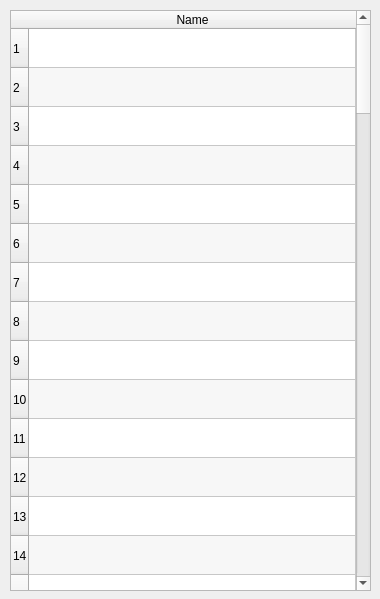
<?xml version="1.0" encoding="UTF-8"?>
<ui version="4.0">
 <class>Dialog</class>
 <widget class="QDialog" name="Dialog">
  <property name="geometry">
   <rect>
    <x>0</x>
    <y>0</y>
    <width>380</width>
    <height>599</height>
   </rect>
  </property>
  <property name="windowTitle">
   <string>List AzPmax</string>
  </property>
  <property name="windowIcon">
   <iconset>
    <normaloff>icon.ico</normaloff>icon.ico</iconset>
  </property>
  <widget class="QTableWidget" name="tableWidget">
   <property name="geometry">
    <rect>
     <x>10</x>
     <y>10</y>
     <width>361</width>
     <height>581</height>
    </rect>
   </property>
   <property name="autoScroll">
    <bool>true</bool>
   </property>
   <property name="tabKeyNavigation">
    <bool>true</bool>
   </property>
   <property name="showDropIndicator" stdset="0">
    <bool>true</bool>
   </property>
   <property name="dragEnabled">
    <bool>false</bool>
   </property>
   <property name="alternatingRowColors">
    <bool>true</bool>
   </property>
   <property name="showGrid">
    <bool>true</bool>
   </property>
   <property name="gridStyle">
    <enum>Qt::SolidLine</enum>
   </property>
   <property name="sortingEnabled">
    <bool>false</bool>
   </property>
   <property name="wordWrap">
    <bool>true</bool>
   </property>
   <property name="cornerButtonEnabled">
    <bool>true</bool>
   </property>
   <property name="rowCount">
    <number>87</number>
   </property>
   <attribute name="horizontalHeaderVisible">
    <bool>true</bool>
   </attribute>
   <attribute name="horizontalHeaderCascadingSectionResizes">
    <bool>false</bool>
   </attribute>
   <attribute name="horizontalHeaderMinimumSectionSize">
    <number>48</number>
   </attribute>
   <attribute name="horizontalHeaderHighlightSections">
    <bool>true</bool>
   </attribute>
   <attribute name="horizontalHeaderShowSortIndicator" stdset="0">
    <bool>false</bool>
   </attribute>
   <attribute name="horizontalHeaderStretchLastSection">
    <bool>true</bool>
   </attribute>
   <attribute name="verticalHeaderVisible">
    <bool>true</bool>
   </attribute>
   <attribute name="verticalHeaderCascadingSectionResizes">
    <bool>false</bool>
   </attribute>
   <attribute name="verticalHeaderMinimumSectionSize">
    <number>37</number>
   </attribute>
   <attribute name="verticalHeaderDefaultSectionSize">
    <number>39</number>
   </attribute>
   <attribute name="verticalHeaderHighlightSections">
    <bool>true</bool>
   </attribute>
   <attribute name="verticalHeaderShowSortIndicator" stdset="0">
    <bool>false</bool>
   </attribute>
   <attribute name="verticalHeaderStretchLastSection">
    <bool>false</bool>
   </attribute>
   <row/>
   <row/>
   <row/>
   <row/>
   <row/>
   <row/>
   <row/>
   <row/>
   <row/>
   <row/>
   <row/>
   <row/>
   <row/>
   <row/>
   <row/>
   <row/>
   <row/>
   <row/>
   <row/>
   <row/>
   <row/>
   <row/>
   <row/>
   <row/>
   <row/>
   <row/>
   <row/>
   <row/>
   <row/>
   <row/>
   <row/>
   <row/>
   <row/>
   <row/>
   <row/>
   <row/>
   <row/>
   <row/>
   <row/>
   <row/>
   <row/>
   <row/>
   <row/>
   <row/>
   <row/>
   <row/>
   <row/>
   <row/>
   <row/>
   <row/>
   <row/>
   <row/>
   <row/>
   <row/>
   <row/>
   <row/>
   <row/>
   <row/>
   <row/>
   <row/>
   <row/>
   <row/>
   <row/>
   <row/>
   <row/>
   <row/>
   <row/>
   <row/>
   <row/>
   <row/>
   <row/>
   <row/>
   <row/>
   <row/>
   <row/>
   <row/>
   <row/>
   <row/>
   <row/>
   <row/>
   <row/>
   <row/>
   <row/>
   <row/>
   <row/>
   <row/>
   <row/>
   <column>
    <property name="text">
     <string>Name</string>
    </property>
    <property name="background">
     <color>
      <red>253</red>
      <green>134</green>
      <blue>125</blue>
     </color>
    </property>
   </column>
   <item row="0" column="0">
    <property name="text">
     <string> </string>
    </property>
   </item>
   <item row="1" column="0">
    <property name="text">
     <string/>
    </property>
   </item>
   <item row="2" column="0">
    <property name="text">
     <string/>
    </property>
   </item>
   <item row="3" column="0">
    <property name="text">
     <string/>
    </property>
   </item>
   <item row="4" column="0">
    <property name="text">
     <string/>
    </property>
   </item>
   <item row="5" column="0">
    <property name="text">
     <string/>
    </property>
   </item>
   <item row="6" column="0">
    <property name="text">
     <string/>
    </property>
   </item>
   <item row="7" column="0">
    <property name="text">
     <string/>
    </property>
   </item>
   <item row="8" column="0">
    <property name="text">
     <string/>
    </property>
   </item>
   <item row="9" column="0">
    <property name="text">
     <string/>
    </property>
   </item>
   <item row="10" column="0">
    <property name="text">
     <string/>
    </property>
   </item>
   <item row="11" column="0">
    <property name="text">
     <string/>
    </property>
   </item>
   <item row="12" column="0">
    <property name="text">
     <string/>
    </property>
   </item>
   <item row="13" column="0">
    <property name="text">
     <string/>
    </property>
   </item>
   <item row="14" column="0">
    <property name="text">
     <string/>
    </property>
   </item>
   <item row="15" column="0">
    <property name="text">
     <string/>
    </property>
   </item>
   <item row="16" column="0">
    <property name="text">
     <string/>
    </property>
   </item>
   <item row="17" column="0">
    <property name="text">
     <string/>
    </property>
   </item>
   <item row="18" column="0">
    <property name="text">
     <string/>
    </property>
   </item>
   <item row="19" column="0">
    <property name="text">
     <string/>
    </property>
   </item>
   <item row="20" column="0">
    <property name="text">
     <string/>
    </property>
   </item>
   <item row="21" column="0">
    <property name="text">
     <string/>
    </property>
   </item>
   <item row="22" column="0">
    <property name="text">
     <string/>
    </property>
   </item>
   <item row="23" column="0">
    <property name="text">
     <string/>
    </property>
   </item>
   <item row="24" column="0">
    <property name="text">
     <string/>
    </property>
   </item>
   <item row="25" column="0">
    <property name="text">
     <string/>
    </property>
   </item>
   <item row="26" column="0">
    <property name="text">
     <string/>
    </property>
   </item>
   <item row="27" column="0">
    <property name="text">
     <string/>
    </property>
   </item>
   <item row="28" column="0">
    <property name="text">
     <string/>
    </property>
   </item>
   <item row="29" column="0">
    <property name="text">
     <string/>
    </property>
   </item>
   <item row="30" column="0">
    <property name="text">
     <string/>
    </property>
   </item>
   <item row="31" column="0">
    <property name="text">
     <string/>
    </property>
   </item>
   <item row="32" column="0">
    <property name="text">
     <string/>
    </property>
   </item>
   <item row="33" column="0">
    <property name="text">
     <string/>
    </property>
   </item>
   <item row="34" column="0">
    <property name="text">
     <string/>
    </property>
   </item>
   <item row="35" column="0">
    <property name="text">
     <string/>
    </property>
   </item>
   <item row="36" column="0">
    <property name="text">
     <string/>
    </property>
   </item>
   <item row="37" column="0">
    <property name="text">
     <string/>
    </property>
   </item>
   <item row="38" column="0">
    <property name="text">
     <string/>
    </property>
   </item>
   <item row="39" column="0">
    <property name="text">
     <string/>
    </property>
   </item>
   <item row="40" column="0">
    <property name="text">
     <string/>
    </property>
   </item>
   <item row="41" column="0">
    <property name="text">
     <string/>
    </property>
   </item>
   <item row="42" column="0">
    <property name="text">
     <string/>
    </property>
   </item>
   <item row="43" column="0">
    <property name="text">
     <string/>
    </property>
   </item>
   <item row="44" column="0">
    <property name="text">
     <string/>
    </property>
   </item>
   <item row="45" column="0">
    <property name="text">
     <string/>
    </property>
   </item>
   <item row="46" column="0">
    <property name="text">
     <string/>
    </property>
   </item>
   <item row="47" column="0">
    <property name="text">
     <string/>
    </property>
   </item>
   <item row="48" column="0">
    <property name="text">
     <string/>
    </property>
   </item>
   <item row="49" column="0">
    <property name="text">
     <string/>
    </property>
   </item>
   <item row="50" column="0">
    <property name="text">
     <string/>
    </property>
   </item>
   <item row="51" column="0">
    <property name="text">
     <string/>
    </property>
   </item>
   <item row="52" column="0">
    <property name="text">
     <string/>
    </property>
   </item>
   <item row="53" column="0">
    <property name="text">
     <string/>
    </property>
   </item>
   <item row="54" column="0">
    <property name="text">
     <string/>
    </property>
   </item>
   <item row="55" column="0">
    <property name="text">
     <string/>
    </property>
   </item>
   <item row="56" column="0">
    <property name="text">
     <string/>
    </property>
   </item>
   <item row="57" column="0">
    <property name="text">
     <string/>
    </property>
   </item>
   <item row="58" column="0">
    <property name="text">
     <string/>
    </property>
   </item>
   <item row="59" column="0">
    <property name="text">
     <string/>
    </property>
   </item>
   <item row="60" column="0">
    <property name="text">
     <string/>
    </property>
   </item>
   <item row="61" column="0">
    <property name="text">
     <string/>
    </property>
   </item>
   <item row="62" column="0">
    <property name="text">
     <string/>
    </property>
   </item>
   <item row="63" column="0">
    <property name="text">
     <string/>
    </property>
   </item>
   <item row="64" column="0">
    <property name="text">
     <string/>
    </property>
   </item>
   <item row="65" column="0">
    <property name="text">
     <string/>
    </property>
   </item>
   <item row="66" column="0">
    <property name="text">
     <string/>
    </property>
   </item>
   <item row="67" column="0">
    <property name="text">
     <string/>
    </property>
   </item>
   <item row="68" column="0">
    <property name="text">
     <string/>
    </property>
   </item>
   <item row="69" column="0">
    <property name="text">
     <string/>
    </property>
   </item>
   <item row="70" column="0">
    <property name="text">
     <string/>
    </property>
   </item>
   <item row="71" column="0">
    <property name="text">
     <string/>
    </property>
   </item>
   <item row="72" column="0">
    <property name="text">
     <string/>
    </property>
   </item>
   <item row="73" column="0">
    <property name="text">
     <string/>
    </property>
   </item>
   <item row="74" column="0">
    <property name="text">
     <string/>
    </property>
   </item>
   <item row="75" column="0">
    <property name="text">
     <string/>
    </property>
   </item>
   <item row="76" column="0">
    <property name="text">
     <string/>
    </property>
   </item>
   <item row="77" column="0">
    <property name="text">
     <string/>
    </property>
   </item>
   <item row="78" column="0">
    <property name="text">
     <string/>
    </property>
   </item>
   <item row="79" column="0">
    <property name="text">
     <string/>
    </property>
   </item>
   <item row="80" column="0">
    <property name="text">
     <string/>
    </property>
   </item>
   <item row="82" column="0">
    <property name="text">
     <string/>
    </property>
   </item>
   <item row="83" column="0">
    <property name="text">
     <string/>
    </property>
   </item>
   <item row="84" column="0">
    <property name="text">
     <string/>
    </property>
   </item>
   <item row="85" column="0">
    <property name="text">
     <string/>
    </property>
   </item>
   <item row="86" column="0">
    <property name="text">
     <string/>
    </property>
   </item>
  </widget>
 </widget>
 <resources/>
 <connections/>
</ui>
